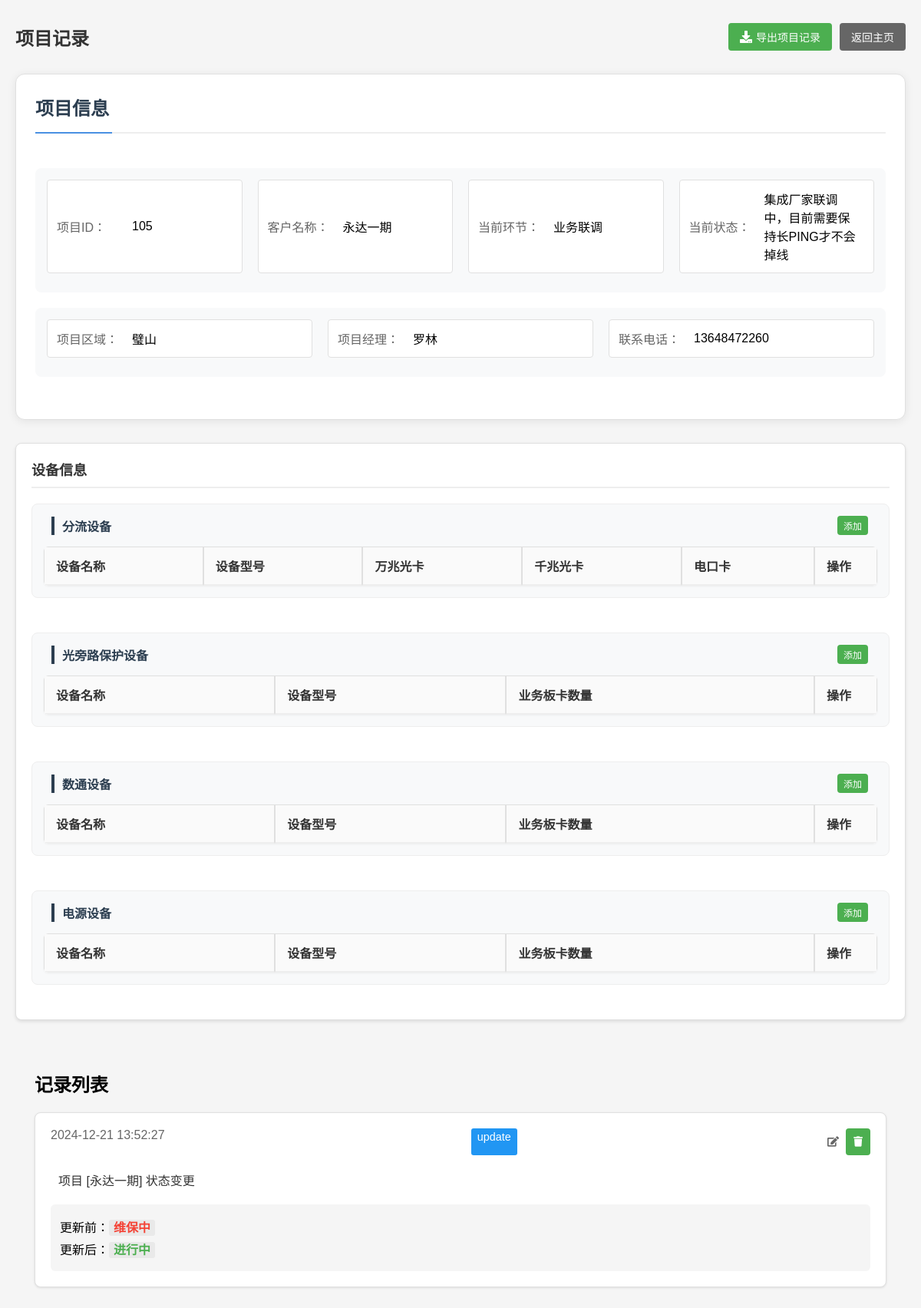
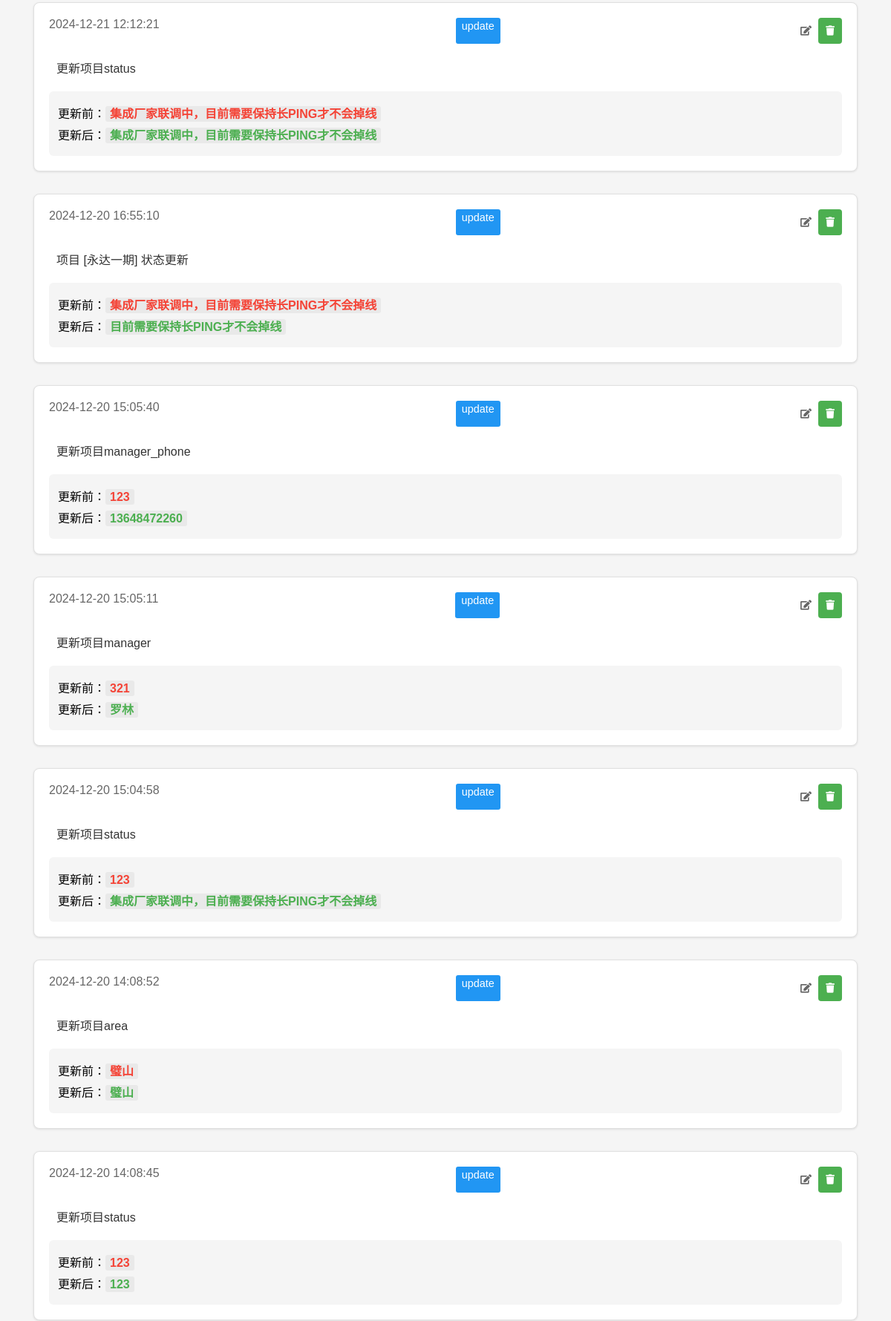
/project_history?project_id=105 (signed in, upper part), run on the app's committed database (2 pictures, top to bottom).
### tables this page shows
CREATE TABLE projects (
                id INTEGER PRIMARY KEY,
                client_name TEXT NOT NULL,
                stage TEXT,
                status TEXT,
                created_at TIMESTAMP,
                last_updated TIMESTAMP,
                notes TEXT,
                state TEXT,
                is_active INTEGER
            , area TEXT, manager TEXT, manager_phone TEXT);

CREATE TABLE project_history (
                id INTEGER PRIMARY KEY AUTOINCREMENT,
                project_id INTEGER,
                change_type TEXT,
                change_time TIMESTAMP,
                old_value TEXT,
                new_value TEXT,
                description TEXT,
                FOREIGN KEY (project_id) REFERENCES projects (id)
            );

### app.py (the view)
@app.route('/project_history')
def project_history():
    project_id = request.args.get('project_id')
    if not project_id:
        flash('请提供项目ID')
        return redirect(url_for('index'))
    history = manager.get_project_history(project_id=project_id)
    if not history:
        history = []
    project = manager.get_project(project_id)
    if not project:
        flash('项目不存在')
        return redirect(url_for('index'))
    devices = manager.get_project_devices(project_id)
    return render_template('history.html',
                         history=history,
                         project=project,
                         devices=devices)

### app.py (called while the page is built)
@app.template_filter('datetime')
def format_datetime(value):
    if isinstance(value, str):
        value = datetime.fromisoformat(value)
    return value.strftime('%Y-%m-%d %H:%M:%S')

### models.py (called while the page is built)
    def get_cursor(self):
        if not hasattr(self.local, 'cursor'):
            self.local.conn = sqlite3.connect('work_management.db', check_same_thread=False)
            self.local.cursor = self.local.conn.cursor()
        return self.local.cursor

    @property
    def cursor(self):
        return self.get_cursor()

### work_manager.py (called while the page is built, shortened)
    def get_project(self, project_id):
        project = self.db.cursor.execute('''
            SELECT id, client_name, stage, status, created_at, last_updated,
                   notes, state, is_active, area, manager, manager_phone
            FROM projects
            WHERE id = ?
        ''', (project_id,)).fetchone()
        if project:
            return {
                'id': project[0],
                'client_name': project[1],
                'stage': project[2],
                'status': project[3],
                'created_at': project[4],
                'last_updated': project[5],
                'notes': project[6],
                'state': project[7],
                'is_active': project[8],
                'area': project[9],
                'manager': project[10],
                'manager_phone': project[11]
            }
        return None

    def get_project_history(self, project_id=None, client_name=None):
        if project_id:
            return self.db.cursor.execute('''
                SELECT
                    h.id,
                    h.project_id,
                    h.change_type,
                    h.change_time,
                    h.old_value,
                    h.new_value,
                    h.description,
                    p.client_name
                FROM project_history h
                JOIN projects p ON h.project_id = p.id
                WHERE h.project_id = ?
                ORDER BY h.change_time DESC
            ''', (project_id,)).fetchall()

### templates/history.html (shortened to what this page needs)
<!DOCTYPE html>
<html>
<head>
    <link rel="stylesheet" href="{{ url_for('static', filename='style.css') }}">
    <link rel="stylesheet" href="https://cdnjs.cloudflare.com/ajax/libs/font-awesome/5.15.4/css/all.min.css">
</head>
<body>
    <div class="container">
        <div class="header-section">
            <h1>项目记录</h1>
            <div class="header-actions">
                <button onclick="exportProjectRecord()" class="export-btn">
                    <i class="fas fa-download"></i> 导出项目记录
                </button>
                <a href="{{ url_for('index') }}" class="back-btn">返回主页</a>
            </div>
        </div>
        {% if project %}
        <div class="project-info">
            <h2>项目信息</h2>
            <div class="project-details">
                <div class="info-group">
                    <div class="info-row">
                        <div class="info-item">
                            <label>项目ID：</label>
                            <span class="info-text" onclick="makeEditable(this, 'id', 'number')">{{ project.id }}</span>
                        </div>
                        <div class="info-item">
                            <label>客户名称：</label>
                            <span class="info-text" onclick="makeEditable(this, 'client_name', 'text')">{{ project.client_name }}</span>
                        </div>
                        <div class="info-item">
                            <label>当前环节：</label>
                            <span class="info-text" onclick="makeEditable(this, 'stage', 'select')">{{ project.stage }}</span>
                        </div>
                        <div class="info-item">
                            <label>当前状态：</label>
                            <span class="info-text" onclick="makeEditable(this, 'status', 'text')">{{ project.status }}</span>
                        </div>
                    </div>
                    <div class="info-row">
                        <div class="info-item">
                            <label>项目区域：</label>
                            <span class="info-text" onclick="makeEditable(this, 'area', 'text')">{{ project.area }}</span>
                        </div>
                        <div class="info-item">
                            <label>项目经理：</label>
                            <span class="info-text" onclick="makeEditable(this, 'manager', 'text')">{{ project.manager }}</span>
                        </div>
                        <div class="info-item">
                            <label>联系电话：</label>
                            <span class="info-text" onclick="makeEditable(this, 'manager_phone', 'text')">{{ project.manager_phone }}</span>
                        </div>
                    </div>
                </div>
            </div>
        </div>
        {% endif %}
        <div class="device-config-section">
            <h4 class="device-config-title">设备信息</h4>
            <div class="device-tables">
                <div class="device-table">
                    <div class="device-header">
                        <h5>分流设备</h5>
                        <button onclick="addDevice('分流设备')" class="add-btn">添加</button>
                    </div>
                    <table>
                        <thead>
                            <tr>
                                <th>设备名称</th>
                                <th>设备型号</th>
                                <th>万兆光卡</th>
                                <th>千兆光卡</th>
                                <th>电口卡</th>
                                <th>操作</th>
                            </tr>
                        </thead>
                    </table>
                </div>
                {% for device_type in ['光旁路保护设备', '数通设备', '电源设备'] %}
                <div class="device-table">
                    <div class="device-header">
                        <h5>{{ device_type }}</h5>
                        <button onclick="addDevice('{{ device_type }}')" class="add-btn">添加</button>
                    </div>
                    <table>
                        <thead>
                            <tr>
                                <th>设备名称</th>
                                <th>设备型号</th>
                                <th>业务板卡数量</th>
                                <th>操作</th>
                            </tr>
                        </thead>
                    </table>
                </div>
                {% endfor %}
            </div>
        </div>
        <div class="section">
            <h2>记录列表</h2>
            <div class="history-list">
                {% if history %}
                    {% for record in history %}
                    <div class="history-item" data-record-id="{{ record[0] }}">
                        <div class="history-header">
                            <span class="time">{{ record[3]|datetime }}</span>
                            <span class="type type-{{ record[2] }}">{{ record[2] }}</span>
                            <div class="record-actions">
                                <button class="edit-record-btn" onclick="editRecord('{{ record[0] }}')">
                                    <i class="fas fa-edit"></i>
                                </button>
                                <button class="delete-record-btn" onclick="deleteRecord('{{ record[0] }}')">
                                    <i class="fas fa-trash"></i>
                                </button>
                            </div>
                        </div>
                        <div class="history-content">
                            <p class="history-description" contenteditable="false">{{ record[6] }}</p>
                            {% if record[4] or record[5] %}
                            <div class="value-change">
                                {% if record[4] %}
                                <p>更新前：<span class="old-value">{{ record[4] }}</span></p>
                                {% endif %}
                                {% if record[5] %}
                                <p>更新后：<span class="new-value">{{ record[5] }}</span></p>
                                {% endif %}
                            </div>
                            {% endif %}
                        </div>
                    </div>
                    {% endfor %}
                {% else %}
                    <div class="no-records">
                        <p>暂无记录</p>
                    </div>
                {% endif %}
            </div>
        </div>
    </div>
</body>
</html>

### templates/history.html (style rules this page uses)
.device-table button { padding: 4px 8px; cursor: pointer; }
.header-section { display: flex; justify-content: space-between; align-items: center; margin-bottom: 20px; padding: 10px 0; }
.header-section h1 { margin: 0; font-size: 24px; color: #333; }
.header-actions { display: flex; gap: 10px; justify-content: flex-end; }
.export-btn, .back-btn { padding: 8px 15px; border: none; border-radius: 4px; cursor: pointer; font-size: 14px; display: flex; align-items: center; gap: 5px; text-decoration: none; transition: background-color 0.3s ease; }
.export-btn { background-color: #4CAF50; color: white; }
.back-btn { background-color: #666; color: white; }
.export-btn i { font-size: 16px; }

### data on the page
projects: id "105", client_name "永达一期", stage "业务联调", status "集成厂家联调中，目前需要保持长PING才不会掉线", area "璧山", manager "罗林", manager_phone "13648472260"
project_history: change_time "2024-12-21 13:52:27", change_type "update", description "项目 [永达一期] 状态变更", old_value "维保中", new_value "进行中"
project_history: change_time "2024-12-21 12:12:21", change_type "update", description "更新项目status", old_value "集成厂家联调中，目前需要保持长PING才不会掉线", new_value "集成厂家联调中，目前需要保持长PING才不会掉线"
project_history: change_time "2024-12-20 16:55:10", change_type "update", description "项目 [永达一期] 状态更新", old_value "集成厂家联调中，目前需要保持长PING才不会掉线", new_value "目前需要保持长PING才不会掉线"
project_history: change_time "2024-12-20 15:05:40", change_type "update", description "更新项目manager_phone", old_value "123", new_value "13648472260"
project_history: change_time "2024-12-20 15:05:11", change_type "update", description "更新项目manager", old_value "321", new_value "罗林"
project_history: change_time "2024-12-20 15:04:58", change_type "update", description "更新项目status", old_value "123", new_value "集成厂家联调中，目前需要保持长PING才不会掉线"
project_history: change_time "2024-12-20 14:08:52", change_type "update", description "更新项目area", old_value "璧山", new_value "璧山"
project_history: change_time "2024-12-20 14:08:45", change_type "update", description "更新项目status", old_value "123", new_value "123"

### other printed values
{{ device_type }} "光旁路保护设备" "数通设备" "电源设备"
